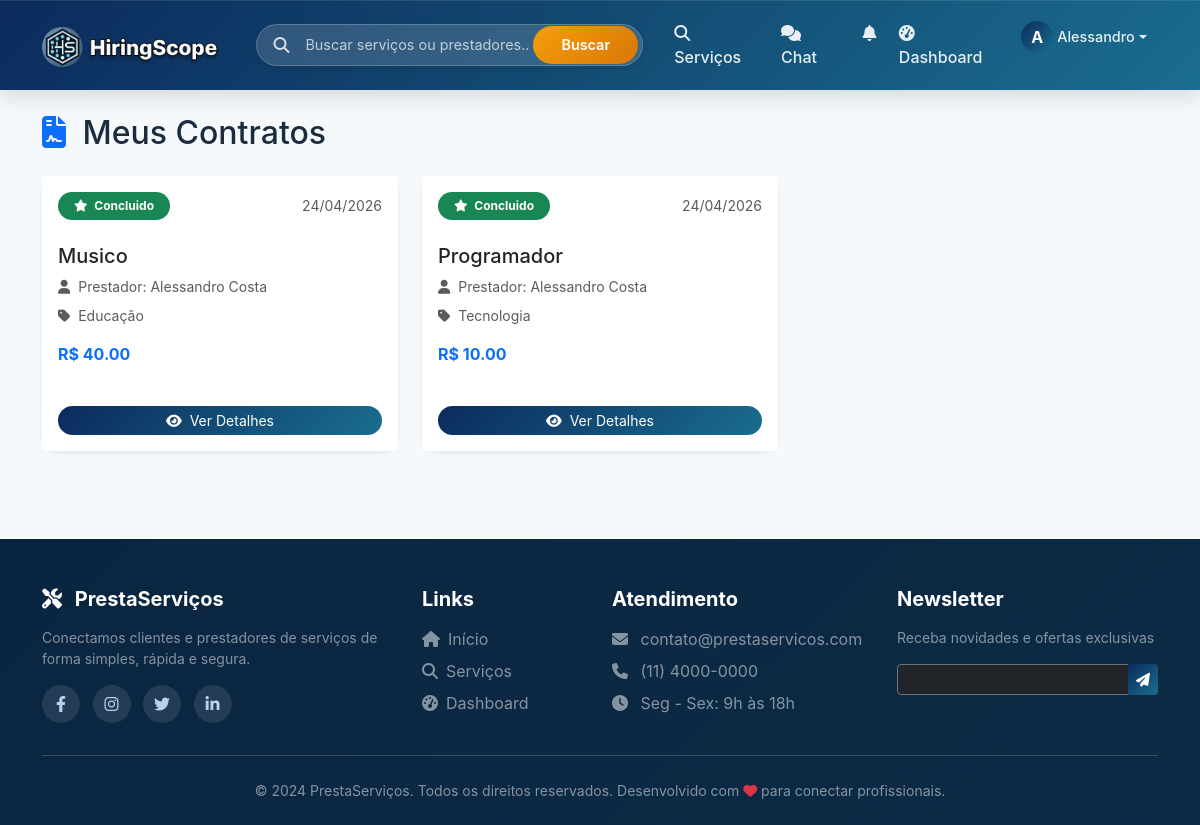
/contrato/meus-contratos (signed in), run on an earlier commit of the app's database.
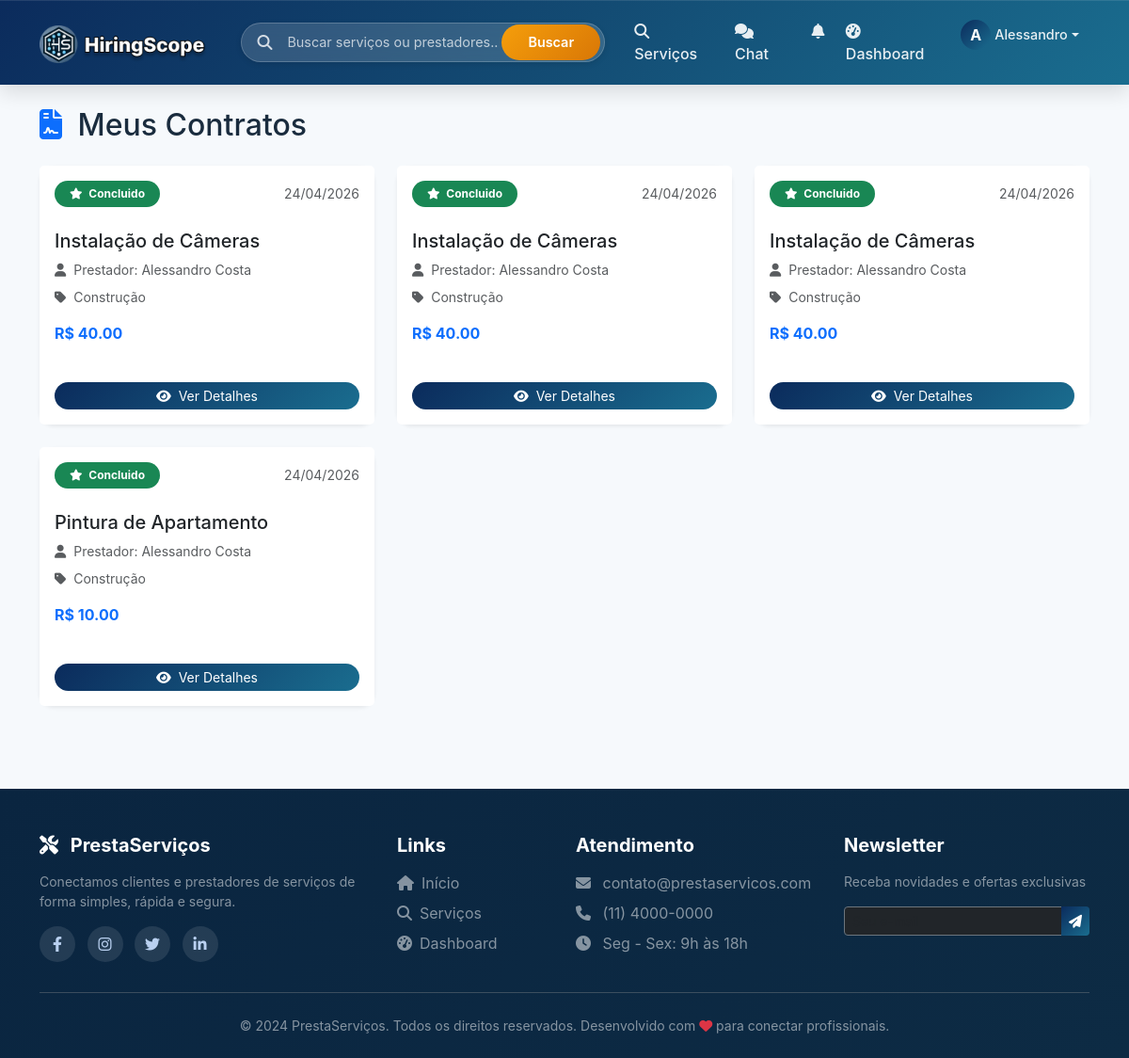
And on a later commit of the database.
### models.py (models this page shows, shortened)
class Contrato(db.Model):
    __tablename__ = 'contratos'
    id = db.Column(db.Integer, primary_key=True)
    cliente_id = db.Column(db.Integer, db.ForeignKey('usuarios.id'), nullable=False)
    prestador_id = db.Column(db.Integer, db.ForeignKey('usuarios.id'), nullable=False)
    servico_id = db.Column(db.Integer, db.ForeignKey('servicos.id'), nullable=False)
    status = db.Column(db.String(20), default='pendente')  # pendente, aceito, em_andamento, concluido, cancelado
    data_solicitacao = db.Column(db.DateTime, default=datetime.utcnow)
    data_aceite = db.Column(db.DateTime, nullable=True)
    data_inicio = db.Column(db.DateTime, nullable=True)
    data_conclusao = db.Column(db.DateTime, nullable=True)
    mensagem_cliente = db.Column(db.Text, nullable=True)
    mensagem_prestador = db.Column(db.Text, nullable=True)
    preco_acordado = db.Column(db.Float, nullable=True)
    cliente = db.relationship('Usuario', foreign_keys=[cliente_id], back_populates='contratos_como_cliente')
    prestador = db.relationship('Usuario', foreign_keys=[prestador_id], back_populates='contratos_como_prestador')
    servico = db.relationship('Servico', foreign_keys=[servico_id], back_populates='contratos')
    avaliacao = db.relationship('Avaliacao', back_populates='contrato', uselist=False, cascade='all, delete-orphan')
    def get_status_icon(self):
        icons = {
            'pendente': 'fa-clock',
            'aceito': 'fa-check-circle',
            'em_andamento': 'fa-spinner',
            'concluido': 'fa-star',
            'cancelado': 'fa-times-circle'
        }
        return icons.get(self.status, 'fa-file-contract')
    def get_status_color(self):
        colors = {
            'pendente': 'warning',
            'aceito': 'info',
            'em_andamento': 'primary',
            'concluido': 'success',
            'cancelado': 'danger'
        }
        return colors.get(self.status, 'secondary')

class Servico(db.Model):
    __tablename__ = 'servicos'
    id = db.Column(db.Integer, primary_key=True)
    prestador_id = db.Column(db.Integer, db.ForeignKey('usuarios.id'), nullable=False)
    titulo = db.Column(db.String(200), nullable=False)
    descricao = db.Column(db.Text, nullable=False)
    categoria = db.Column(db.String(100))
    tipo_preco = db.Column(db.String(20), default='fixo')  # fixo, hora, dia, metro, consulta
    preco = db.Column(db.Float)
    destaque = db.Column(db.Boolean, default=False)
    destaque_pago = db.Column(db.Boolean, default=False)
    destaque_data_fim = db.Column(db.DateTime, nullable=True)
    data_postagem = db.Column(db.DateTime, default=datetime.utcnow)
    imagem_base64 = db.Column(db.Text, nullable=True)
    prestador = db.relationship('Usuario', foreign_keys=[prestador_id], back_populates='servicos_oferecidos')
    solicitacoes = db.relationship('Solicitacao', back_populates='servico', lazy=True, overlaps='servico_rel')
    avaliacoes = db.relationship('Avaliacao', back_populates='servico', lazy=True, overlaps='servico_rel')
    contratos = db.relationship('Contrato', back_populates='servico', lazy=True, overlaps='servico_rel')

class Usuario(UserMixin, db.Model):
    __tablename__ = 'usuarios'
    id = db.Column(db.Integer, primary_key=True)
    nome = db.Column(db.String(100), nullable=False)
    email = db.Column(db.String(100), unique=True, nullable=False)
    senha_hash = db.Column(db.String(200), nullable=False)
    telefone = db.Column(db.String(20))
    tipo = db.Column(db.String(20), nullable=False)  # cliente, prestador
    is_admin = db.Column(db.Boolean, default=False)  # NOVO CAMPO
    data_cadastro = db.Column(db.DateTime, default=datetime.utcnow)
    foto_perfil = db.Column(db.String(200), default='default.jpg')
    foto_url = db.Column(db.String(500), nullable=True)  # URL da foto do Google
    descricao = db.Column(db.Text)
    servicos_oferecidos = db.relationship('Servico', back_populates='prestador', lazy=True, overlaps='prestador_rel')
    avaliacoes_recebidas = db.relationship('Avaliacao', foreign_keys='Avaliacao.prestador_id', back_populates='prestador', lazy=True, overlaps='avaliado_rel')
    avaliacoes_feitas = db.relationship('Avaliacao', foreign_keys='Avaliacao.cliente_id', back_populates='cliente', lazy=True, overlaps='avaliador_rel')
    favoritos = db.relationship('Favorito', foreign_keys='Favorito.cliente_id', back_populates='cliente', lazy=True, overlaps='cliente_rel')
    contratos_como_cliente = db.relationship('Contrato', foreign_keys='Contrato.cliente_id', back_populates='cliente', lazy=True, overlaps='cliente_rel')
    contratos_como_prestador = db.relationship('Contrato', foreign_keys='Contrato.prestador_id', back_populates='prestador', lazy=True, overlaps='prestador_rel')

### routes/contrato_routes.py (the view)
@contrato_bp.route('/meus-contratos')
@login_required
def meus_contratos():
    if current_user.tipo == 'prestador':
        contratos = Contrato.query.filter_by(
            prestador_id=current_user.id
        ).order_by(Contrato.data_solicitacao.desc()).all()
    else:
        contratos = Contrato.query.filter_by(
            cliente_id=current_user.id
        ).order_by(Contrato.data_solicitacao.desc()).all()
    return render_template('contratos/lista.html', contratos=contratos)

### app.py (called while the page is built)
@login_manager.user_loader
def load_user(user_id):
    from models import Usuario
    return Usuario.query.get(int(user_id))

@app.context_processor
def utility_processor():
    def get_icone_categoria(categoria):
        icons = {
            'Tecnologia': 'fa-laptop-code', 'Construção': 'fa-hard-hat',
            'Design': 'fa-paintbrush', 'Educação': 'fa-chalkboard-user',
            'Saúde': 'fa-heartbeat', 'Marketing': 'fa-chart-line'
        }
        return icons.get(categoria, 'fa-tools')
    def get_cor_categoria(categoria):
        colors = {
            'Tecnologia': 'primary', 'Construção': 'warning',
            'Design': 'danger', 'Educação': 'success', 'Saúde': 'info'
        }
        return colors.get(categoria, 'dark')
    return {
        'get_icone_categoria': get_icone_categoria,
        'get_cor_categoria': get_cor_categoria,
        'now': datetime.utcnow()
    }

### templates/contratos/lista.html (shortened to what this page needs)
{% extends "base.html" %}
{% block content %}
<div class="container mt-4">
    <h2 class="mb-4">
        <i class="fas fa-file-contract me-2 text-primary"></i>
        Meus Contratos
    </h2>
    {% if contratos %}
        <div class="row">
            {% for contrato in contratos %}
            <div class="col-md-6 col-lg-4 mb-4">
                <div class="card h-100 shadow-sm border-0 rounded-4 transition">
                    <div class="card-header bg-white border-0 pt-3">
                        <div class="d-flex justify-content-between align-items-center">
                            <span class="badge bg-{{ contrato.get_status_color() }} px-3 py-2 rounded-pill">
                                <i class="fas {{ contrato.get_status_icon() }} me-1"></i>
                                {{ contrato.status|replace('_', ' ')|title }}
                            </span>
                            <small class="text-muted">{{ contrato.data_solicitacao.strftime('%d/%m/%Y') }}</small>
                        </div>
                    </div>
                    <div class="card-body">
                        <h5 class="card-title">{{ contrato.servico.titulo }}</h5>
                        <p class="card-text small text-muted mb-2">
                            <i class="fas fa-user me-1"></i>
                            {% if current_user.id == contrato.cliente_id %}
                                Prestador: {{ contrato.prestador.nome }}
                            {% else %}
                                Cliente: {{ contrato.cliente.nome }}
                            {% endif %}
                        </p>
                        <p class="card-text small text-muted mb-3">
                            <i class="fas fa-tag me-1"></i>
                            {{ contrato.servico.categoria }}
                        </p>
                        {% if contrato.preco_acordado %}
                            <p class="fw-bold text-primary mb-3">
                                R$ {{ "%.2f"|format(contrato.preco_acordado) }}
                            </p>
                        {% endif %}
                    </div>
                    <div class="card-footer bg-white border-0 pb-3">
                        <a href="{{ url_for('contrato.detalhe_contrato', contrato_id=contrato.id) }}"
                           class="btn btn-primary btn-sm rounded-pill px-3 w-100">
                            <i class="fas fa-eye me-1"></i> Ver Detalhes
                        </a>
                    </div>
                </div>
            </div>
            {% endfor %}
        </div>
    {% endif %}
</div>
{% endblock %}

What changed in the data, as far as the page shows it:
added Contrato: status "Concluido", data_solicitacao "24/04/2026", servico.titulo "Instalação de Câmeras", prestador.nome "Alessandro Costa", servico.categoria "Construção", preco_acordado "40.00"
added Contrato: status "Concluido", data_solicitacao "24/04/2026", servico.titulo "Instalação de Câmeras", prestador.nome "Alessandro Costa", servico.categoria "Construção", preco_acordado "40.00"
changed through a linked row, Contrato (number 3 of 4 on the later page): servico.titulo "Musico" → "Instalação de Câmeras"; servico.categoria "Educação" → "Construção"
changed through a linked row, Contrato: servico.titulo "Programador" → "Pintura de Apartamento"; servico.categoria "Tecnologia" → "Construção"
